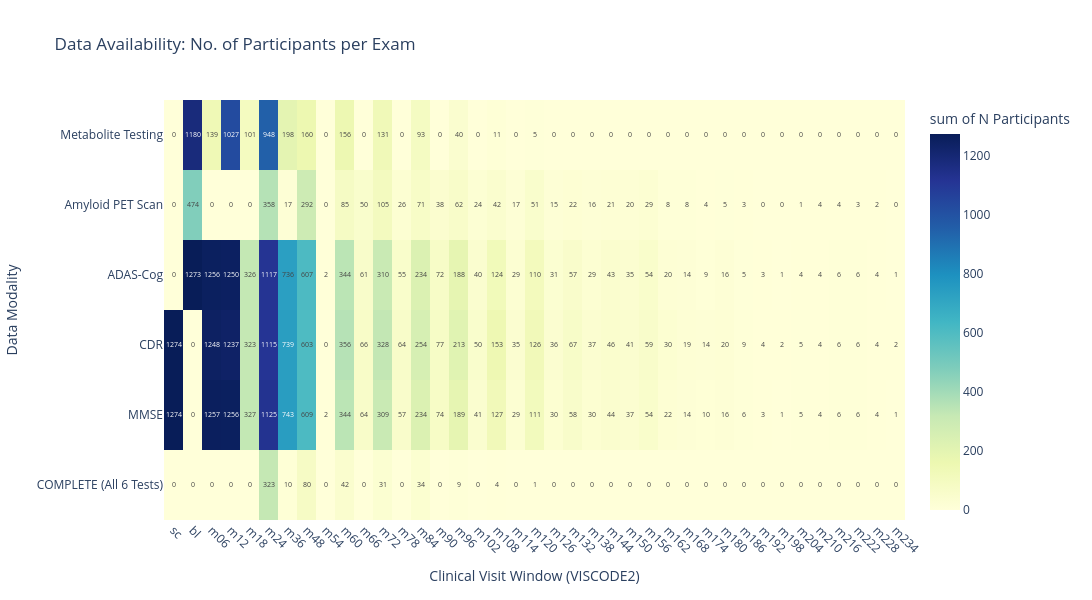

Notebook source saved alongside this figure:
### Markdown cell above
### Tests available at each Visit

### Code cell
import pandas as pd
import plotly.express as px

# 1. Define the datasets
dfs = {
    'Metabolite Testing': mtb,
    'Amyloid PET Scan': amy,
    # 'Tau PET Scan': tau,
    'ADAS-Cog': ada,
    'CDR': cdr,
    'MMSE': mms
}

# 2. Extract (RID, VISCODE2) sets for each modality
# This identifies who was present at which visit for each test
modality_sets = {name: set(zip(df['RID'], df['VISCODE2'])) for name, df in dfs.items()}

# 3. Calculate the "Complete Case" Intersection
# Finds only (RID, VISCODE2) pairs that exist in EVERY set
all_sets = list(modality_sets.values())
complete_intersection = all_sets[0].intersection(*all_sets[1:])

# 4. Aggregate data for the matrix
plot_data = []

# Individual Modality Counts
for name, id_set in modality_sets.items():
    for rid, viscode in id_set:
        plot_data.append({'VISCODE2': viscode, 'Modality': name})

# Complete Cases Counts
for rid, viscode in complete_intersection:
    plot_data.append({'VISCODE2': viscode, 'Modality': 'COMPLETE (All 6 Tests)'})

matrix_df = pd.DataFrame(plot_data)
matrix_counts = matrix_df.groupby(['Modality', 'VISCODE2']).size().reset_index(name='Count')

# 5. Apply your chronological VISIT_ORDER and drop empty visits
VISIT_ORDER = ['sc', 'bl', 'scmri', 'm03', 'm06', 'm12', 'm15', 'm18'] + [f"m{str(i).zfill(2)}" for i in range(24, 480, 6)]

# Only keep visits that have at least one entry in our matrix_counts
active_visits = [v for v in VISIT_ORDER if v in matrix_counts['VISCODE2'].unique()]

# 6. Plotly Interactive Heatmap
fig = px.density_heatmap(
    matrix_counts,
    x="VISCODE2",
    y="Modality",
    z="Count",
    category_orders={
        "VISCODE2": active_visits, 
        "Modality": list(dfs.keys()) + ['COMPLETE (All 6 Tests)']
    },
    color_continuous_scale="YlGnBu",
    text_auto=True,
    title="Data Availability: No. of Participants per Exam",
    labels={'VISCODE2': 'Visit Code', 'Count': 'N Participants'}
)

fig.update_layout(
    xaxis_title="Clinical Visit Window (VISCODE2)",
    yaxis_title="Data Modality",
    xaxis={'side': 'bottom', 'tickangle': 45},
    width=1200,
    height=600
)

fig.show()

### Figure 1 — Plotly figure (JSON) as saved in the notebook; plotly's stock layout.template omitted (floating-point values rounded to 4 significant figures; data arrays with more than 128 entries replaced by an {"elided": "..."} marker saying what was removed)
{"data": [{"coloraxis": "coloraxis", "histfunc": "sum", "hovertemplate": "Visit Code=%{x}<br>Modality=%{y}<br>sum of N Participants=%{z}<extra></extra>", "name": "", "texttemplate": "%{z}", "type": "histogram2d", "x": {"elided": "166 str values"}, "xaxis": "x", "xbingroup": "x", "y": {"elided": "166 str values"}, "yaxis": "y", "ybingroup": "y", "z": {"elided": "166 int values"}}], "layout": {"coloraxis": {"colorbar": {"title": {"text": "sum of N Participants"}}, "colorscale": [[0, "rgb(255,255,217)"], [0.125, "rgb(237,248,177)"], [0.25, "rgb(199,233,180)"], [0.375, "rgb(127,205,187)"], [0.5, "rgb(65,182,196)"], [0.625, "rgb(29,145,192)"], [0.75, "rgb(34,94,168)"], [0.875, "rgb(37,52,148)"], [1, "rgb(8,29,88)"]]}, "height": 600, "legend": {"tracegroupgap": 0}, "title": {"text": "Data Availability: No. of Participants per Exam"}, "width": 1200, "xaxis": {"anchor": "y", "categoryarray": ["sc", "bl", "m06", "m12", "m18", "m24", "m36", "m48", "m54", "m60", "m66", "m72", "m78", "m84", "m90", "m96", "m102", "m108", "m114", "m120", "m126", "m132", "m138", "m144", "m150", "m156", "m162", "m168", "m174", "m180", "m186", "m192", "m198", "m204", "m210", "m216", "m222", "m228", "m234"], "categoryorder": "array", "domain": [0, 1], "side": "bottom", "tickangle": 45, "title": {"text": "Clinical Visit Window (VISCODE2)"}}, "yaxis": {"anchor": "x", "categoryarray": ["COMPLETE (All 6 Tests)", "MMSE", "CDR", "ADAS-Cog", "Amyloid PET Scan", "Metabolite Testing"], "categoryorder": "array", "domain": [0, 1], "title": {"text": "Data Modality"}}}}
